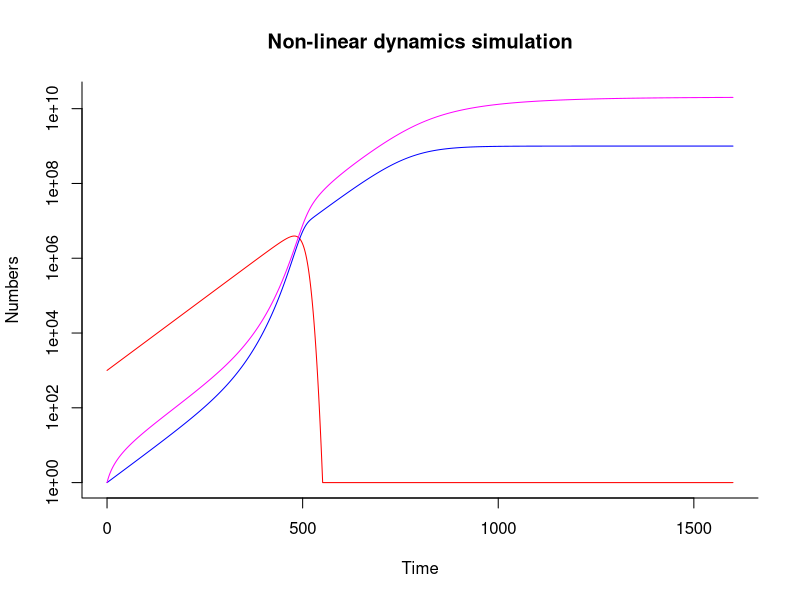

Write R code to recreate this figure.
## ---- chunk 1
pastvalue=function(dyno,lag){

tinc=0.01
bfl=3000

maxlag=(bfl-1)*tinc
p=0

if(lag>maxlag){
if(p==bfl) midpnt=1 else midpnt=p+1
past=hisy[midpnt,dyno]}

else

{
dispnt=floor((lag/tinc)+0.5)
disp=(dispnt*tinc-lag)/tinc

A=0.5*disp*(disp-1)
B=(1-disp^2)
C=0.5*disp*(disp+1)

if (dispnt>p) midpnt=p+dispnt else midpnt=bfl+p-dispnt

if(midpnt==1) leftpnt=bfl else leftpnt=midpnt-1

if(midpnt==bfl) rightpnt=1 else rightpnt=midpnt+1

R=hisy[rightpnt,dyno]
L=hisy[leftpnt,dyno]
M=hisy[midpnt,dyno]

past=A*L+B*M+C*R
}

past}
## ---- chunk 2
nvar=3

r=0.0179
ri=0.0179
K=10^9
c=7.8*10^-6
beta=10^-8
alpha=0.0316
gamma=50
muv=5*10^-3
bee=1.02*10^-1

y=array(dim=(nvar))

derivs<-function(x,y){
  yx[1]=-beta*y[1]*y[3]-c*y[1]+r*y[1]*(1-(y[1]+y[2])/K)
  yx[2]=beta*y[1]*y[3]-(c*y[2])+(ri*y[2]*(1-(y[1]+y[2])/K))
  yx[3]=bee*y[2]-muv*y[3]
  yx

}

## ---- chunk 3
y[1]=10^3
y[2]=1
y[3]=1

obs=160000
buflen=3000
v=0.0
h=0.01

yt=array(1:nvar)
dyt=array(1:nvar)
dym=array(1:nvar)
yout=array(1:nvar)
yx=array(1:nvar)
eqn=array(1:nvar)

hisy=array(0,dim=c(buflen,nvar))
tmp=array(0,dim=c(buflen,nvar))
## ---- chunk 4

rk4=function(dydx,y,t,n){
for(jj in	1:n)
	yt[jj]=y[jj]+dydx[jj]*h/2
	dyt=derivs(t+h/2,yt)
for(jj in 1:n)
	yt[jj]=y[jj]+h/2*dyt[jj]
	dym=derivs(t+h/2,yt)
for(jj in 1:n)
	yt[jj]=y[jj]+h*dym[jj]
	dym=dyt+dym
	dyt=derivs(t+h,yt)
for(jj in 1:n)
	yout[jj]=y[jj]+(h/6)*(dydx[jj]+dyt[jj]+2*dym[jj])
	yout
}

## ---- chunk 5
t1=array(1:obs)
x1=array(dim=c(obs,nvar))

for(i in 1:obs){
	eqn=derivs(v,y)
	y=rk4(eqn,y,v,nvar)

	v=v+h
	x1[i,]=y
	t1[i]=v}

range(x1[,1])
range(x1[,2])
range(x1[,3])
tail(x1, 1)

plot(seq(0, max(t1), length = 10),
     seq(1, max(pmax(x1, 1)), length = 10),
     bty = "l", xlab = "Time", ylab = "Numbers",
     main = "Non-linear dynamics simulation",
     type = "n", log = "y")

lines(t1, pmax(x1[,1], 1), col = "red")
lines(t1, pmax(x1[,2], 1), col = "blue")
lines(t1, pmax(x1[,3], 1), col = "magenta")
